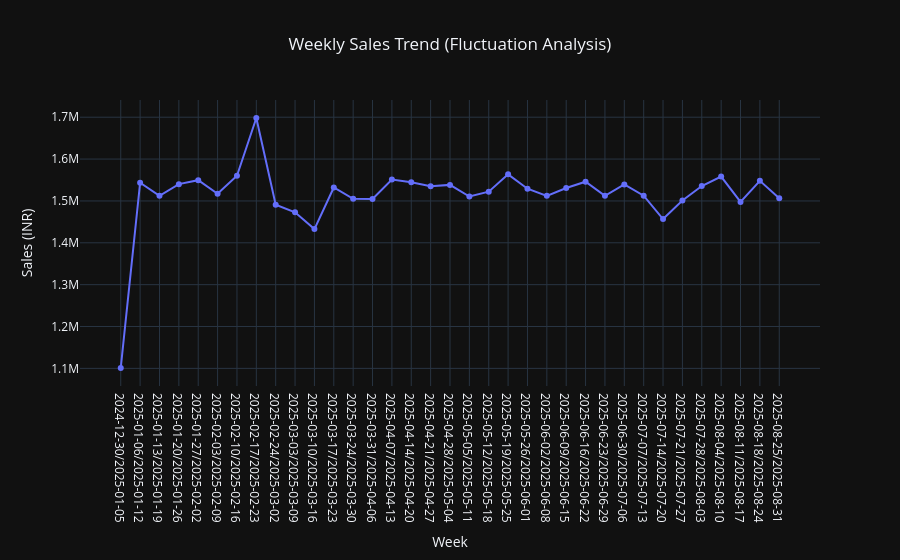

The code cell stored with this chart in its notebook:
### Code cell
fig = px.line(
    weekly_sales,
    x="Week",
    y="Price (INR)",
    title="Weekly Sales Trend (Fluctuation Analysis)",
    markers=True
)

fig.update_layout(
    template="plotly_dark",
    title_x=0.5,
    xaxis_title="Week",
    yaxis_title="Sales (INR)"
)

fig.show()

### Figure 1 — Plotly figure (JSON) as saved in the notebook; plotly's stock layout.template omitted (floating-point values rounded to 4 significant figures)
{"data": [{"hovertemplate": "Week=%{x}<br>Price (INR)=%{y}<extra></extra>", "legendgroup": "", "line": {"color": "#636efa", "dash": "solid"}, "marker": {"symbol": "circle"}, "mode": "lines+markers", "name": "", "orientation": "v", "showlegend": false, "type": "scatter", "x": ["2024-12-30/2025-01-05", "2025-01-06/2025-01-12", "2025-01-13/2025-01-19", "2025-01-20/2025-01-26", "2025-01-27/2025-02-02", "2025-02-03/2025-02-09", "2025-02-10/2025-02-16", "2025-02-17/2025-02-23", "2025-02-24/2025-03-02", "2025-03-03/2025-03-09", "2025-03-10/2025-03-16", "2025-03-17/2025-03-23", "2025-03-24/2025-03-30", "2025-03-31/2025-04-06", "2025-04-07/2025-04-13", "2025-04-14/2025-04-20", "2025-04-21/2025-04-27", "2025-04-28/2025-05-04", "2025-05-05/2025-05-11", "2025-05-12/2025-05-18", "2025-05-19/2025-05-25", "2025-05-26/2025-06-01", "2025-06-02/2025-06-08", "2025-06-09/2025-06-15", "2025-06-16/2025-06-22", "2025-06-23/2025-06-29", "2025-06-30/2025-07-06", "2025-07-07/2025-07-13", "2025-07-14/2025-07-20", "2025-07-21/2025-07-27", "2025-07-28/2025-08-03", "2025-08-04/2025-08-10", "2025-08-11/2025-08-17", "2025-08-18/2025-08-24", "2025-08-25/2025-08-31"], "xaxis": "x", "y": [1101000.0, 1543000.0, 1512000.0, 1540000.0, 1550000.0, 1517000.0, 1560000.0, 1698000.0, 1491000.0, 1473000.0, 1433000.0, 1532000.0, 1505000.0, 1505000.0, 1551000.0, 1544000.0, 1535000.0, 1538000.0, 1511000.0, 1522000.0, 1563000.0, 1529000.0, 1512000.0, 1531000.0, 1546000.0, 1512000.0, 1539000.0, 1513000.0, 1457000.0, 1501000.0, 1536000.0, 1558000.0, 1498000.0, 1548000.0, 1507000.0], "yaxis": "y"}], "layout": {"legend": {"tracegroupgap": 0}, "title": {"text": "Weekly Sales Trend (Fluctuation Analysis)", "x": 0.5}, "xaxis": {"anchor": "y", "domain": [0, 1], "title": {"text": "Week"}}, "yaxis": {"anchor": "x", "domain": [0, 1], "title": {"text": "Sales (INR)"}}}}
